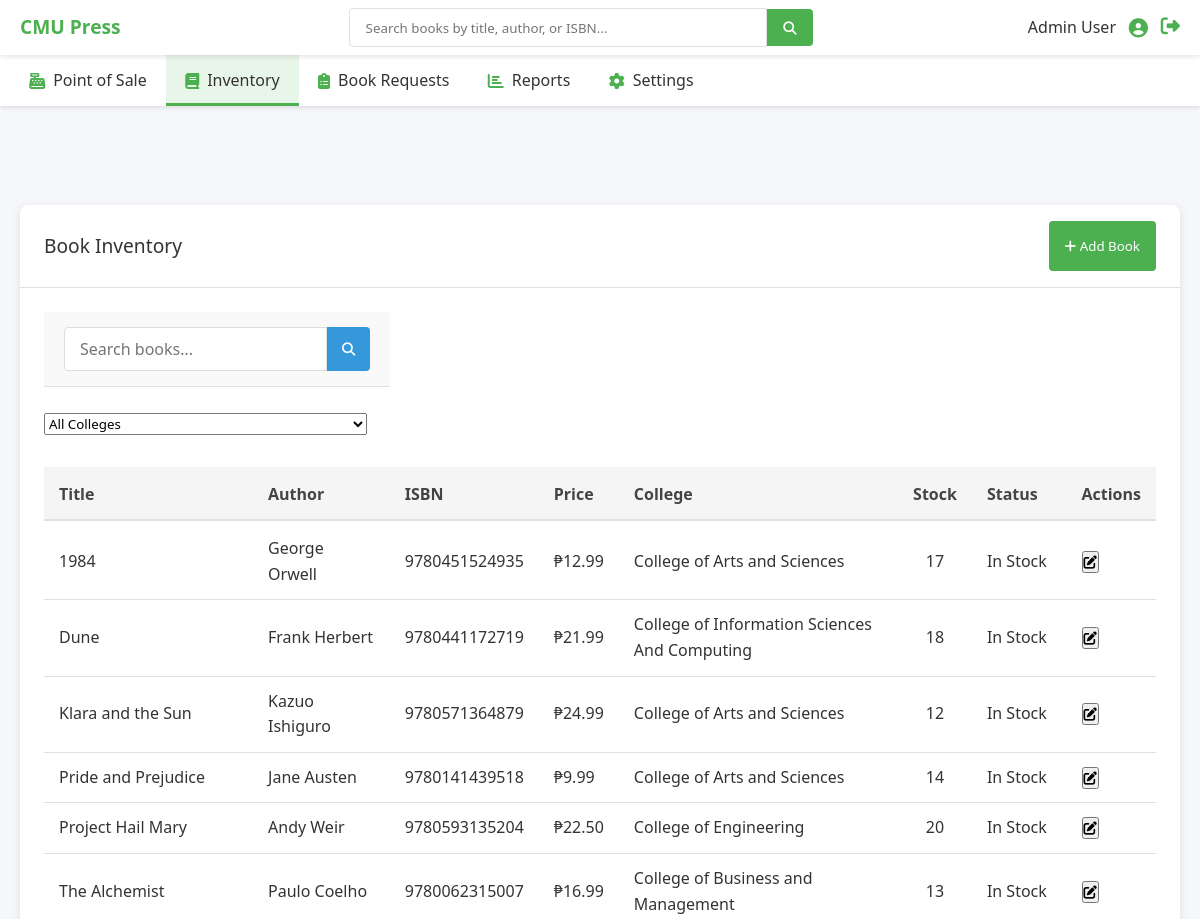
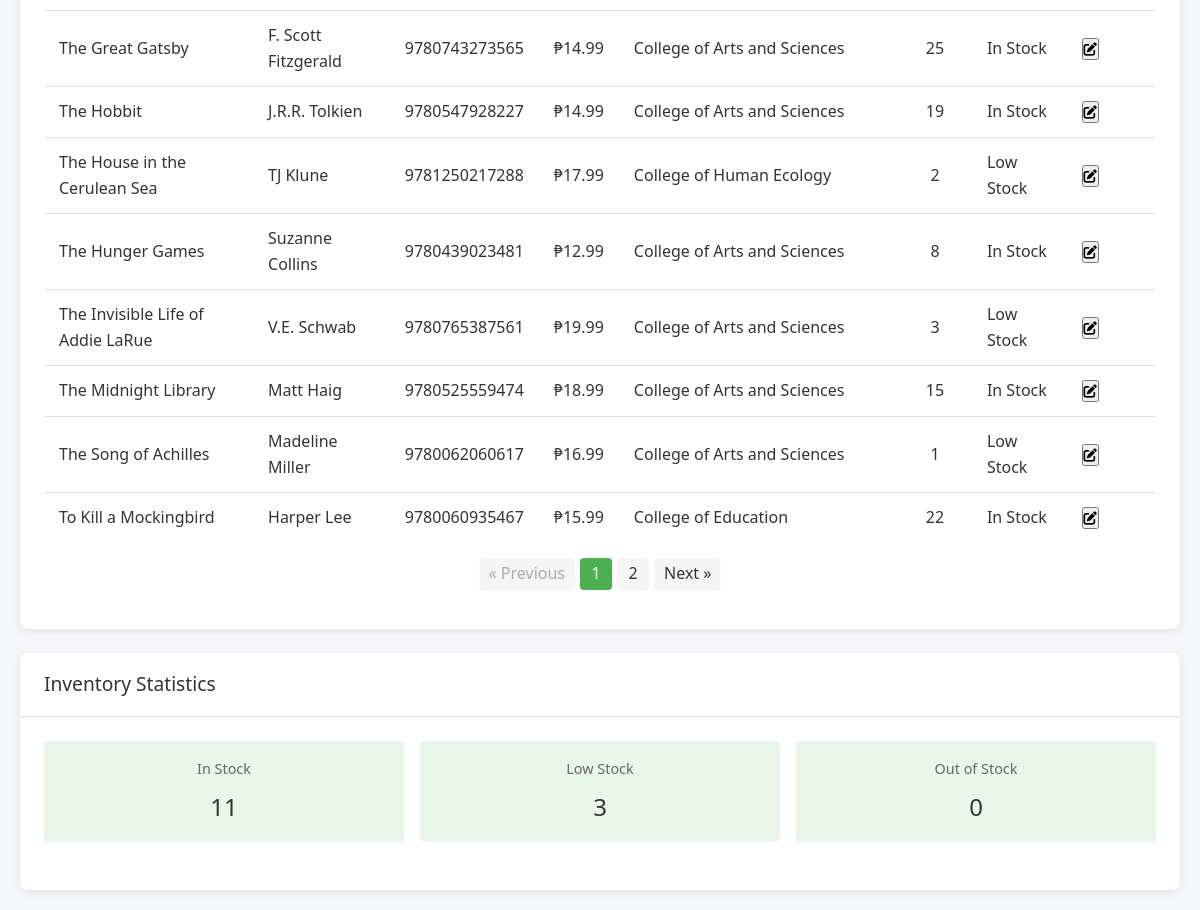
The app's page /index.php?tab=inventory (signed in), older data (2 pictures, top to bottom).
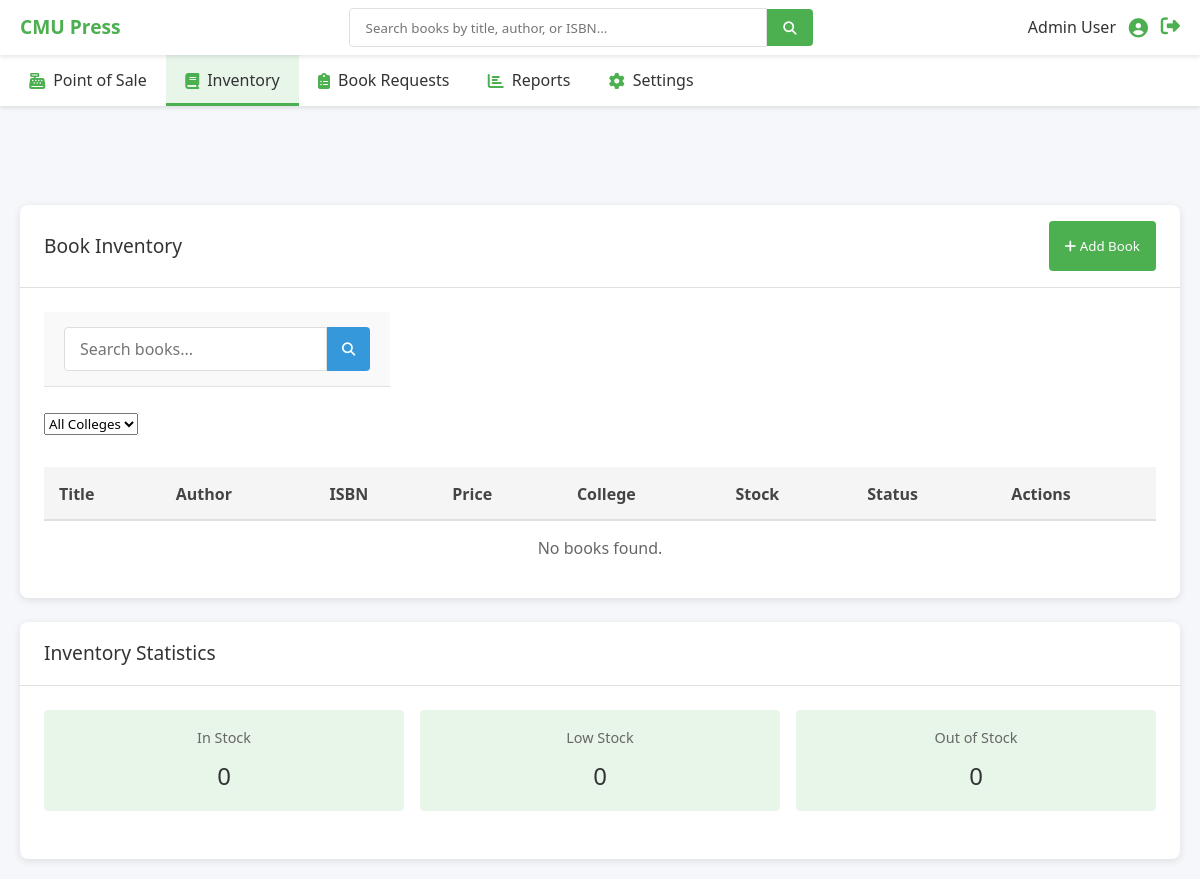
The same page, newer data.
### tables this page shows
CREATE TABLE `books` (
  `book_id` int(11) NOT NULL AUTO_INCREMENT,
  `title` varchar(255) NOT NULL,
  `author` varchar(255) NOT NULL,
  `isbn` varchar(20) DEFAULT NULL,
  `price` decimal(10,2) NOT NULL,
  `stock_qty` int(11) NOT NULL DEFAULT 0,
  `low_stock_threshold` int(11) DEFAULT 5,
  `college` varchar(100) DEFAULT NULL,
  `created_at` timestamp NOT NULL DEFAULT current_timestamp(),
  `updated_at` timestamp NOT NULL DEFAULT current_timestamp() ON UPDATE current_timestamp(),
  PRIMARY KEY (`book_id`),
  UNIQUE KEY `isbn` (`isbn`),
  KEY `idx_book_title` (`title`),
  KEY `idx_book_author` (`author`),
  KEY `idx_book_college` (`college`)
);

### models/Book.php (called while the page is built, shortened)
<?php
class Book {
    private $conn;
    private $table_name = "books";
    public function __construct($db) {
        $this->conn = $db;
    }
    public function getAll() {
        $query = "SELECT * FROM " . $this->table_name . " ORDER BY title ASC";
        $stmt = $this->conn->prepare($query);
        $stmt->execute();
        return $stmt;
    }
    public function count() {
        $query = "SELECT COUNT(*) as total_count FROM " . $this->table_name;
        $stmt = $this->conn->prepare($query);
        $stmt->execute();
        $row = $stmt->fetch(PDO::FETCH_ASSOC);
        return $row['total_count'];
    }
}
?>

### pages/inventory.php (the view, shortened to what this page needs)
<?php
$database = new Database();
$db = $database->getConnection();
$book = new Book($db);
$search = isset($_GET['search']) ? sanitizeInput($_GET['search']) : '';
$collegeFilter = isset($_GET['college']) ? sanitizeInput($_GET['college']) : '';
$page = isset($_GET['page']) ? (int)$_GET['page'] : 1;
$itemsPerPage = 10;
$totalItems = $book->count();
if (!empty($search)) {
    $stmt = $book->search($search);
} else if (!empty($collegeFilter)) {
    $stmt = $book->getByCollege($collegeFilter);
} else {
    $stmt = $book->getAll();
}
$books = [];
while ($row = $stmt->fetch(PDO::FETCH_ASSOC)) {
    $books[] = $row;
}
$inStock = 0;
$lowStock = 0;
$outOfStock = 0;
foreach ($books as $book) {
    if ($book['stock_qty'] == 0) {
        $outOfStock++;
    } else if ($book['stock_qty'] <= $book['low_stock_threshold']) {
        $lowStock++;
    } else {
        $inStock++;
    }
}
?>
<section id="inventory" class="tab-content active">
    <div class="container">
        <div class="left-column">
            <div class="card">
                <div class="card-header">
                    <h2>Book Inventory</h2>
                    <div class="header-actions">
                        <button id="add-book-btn" class="btn-primary">
                            <i class="fas fa-plus"></i> Add Book
                        </button>
                    </div>
                </div>
                <div class="card-body">
                    <div class="search-bar">
                        <form action="" method="get">
                            <div class="search-inventory">
                                <input type="text" name="search" placeholder="Search books..." value="<?php echo $search; ?>">
                                <button type="submit"><i class="fas fa-search"></i></button>
                            </div>
                            <div class="filter-group">
                                <select name="college" id="college-filter" onchange="this.form.submit()">
                                    <option value="">All Colleges</option>
                                </select>
                            </div>
                        </form>
                    </div>
                    <div class="inventory-table-wrapper">
                        <table class="inventory-table">
                            <thead>
                                <tr>
                                    <th>Title</th>
                                    <th>Author</th>
                                    <th>ISBN</th>
                                    <th>Price</th>
                                    <th>College</th>
                                    <th>Stock</th>
                                    <th>Status</th>
                                    <th>Actions</th>
                                </tr>
                            </thead>
                            <tbody>
                                <?php if (empty($books)): ?>
                                    <tr>
                                        <td colspan="8" class="no-data">No books found.</td>
                                    </tr>
                                <?php else: ?>
                                    <?php foreach ($books as $book): ?>
                                        <tr data-id="<?php echo $book['book_id']; ?>" data-stock="<?php echo $book['stock_qty']; ?>" data-threshold="<?php echo $book['low_stock_threshold']; ?>">
                                            <td><?php echo htmlspecialchars($book['title']); ?></td>
                                            <td><?php echo htmlspecialchars($book['author']); ?></td>
                                            <td><?php echo $book['isbn'] ? htmlspecialchars($book['isbn']) : '-'; ?></td>
                                            <td><?php echo formatMoney($book['price']); ?></td>
                                            <td><?php echo !empty($book['college']) ? htmlspecialchars($book['college']) : '-'; ?></td>
                                            <td><?php echo $book['stock_qty']; ?></td>
                                            <td><?php echo getInventoryStatusBadge($book['stock_qty'], $book['low_stock_threshold']); ?></td>
                                            <td class="actions">
                                                <button class="edit-book-btn" data-id="<?php echo $book['book_id']; ?>" title="Edit">
                                                    <i class="fas fa-edit"></i>
                                                </button>
                                            </td>
                                        </tr>
                                    <?php endforeach; ?>
                                <?php endif; ?>
                            </tbody>
                        </table>
                    </div>
                    <?php if (!empty($search) || !empty($collegeFilter)): ?>
                    <?php else: ?>
                        <div class="pagination-container">
                            <?php echo getPagination($totalItems, $page, $itemsPerPage, 'index.php?tab=inventory&page=%d'); ?>
                        </div>
                    <?php endif; ?>
                </div>
            </div>
        </div>
        <div class="right-column">
            <div class="card">
                <div class="card-header">
                    <h2>Inventory Statistics</h2>
                </div>
                <div class="card-body">
                    <div class="inventory-stats">
                        <div class="stat-box">
                            <span class="stat-label">In Stock</span>
                            <span class="stat-value"><?php echo $inStock; ?></span>
                        </div>
                        <div class="stat-box">
                            <span class="stat-label">Low Stock</span>
                            <span class="stat-value"><?php echo $lowStock; ?></span>
                        </div>
                        <div class="stat-box">
                            <span class="stat-label">Out of Stock</span>
                            <span class="stat-value"><?php echo $outOfStock; ?></span>
                        </div>
                    </div>
                </div>
            </div>
        </div>
    </div>
</section>

### includes/header.php (shortened to what this page needs)
<?php
require_once 'includes/functions.php';
$isLoggedIn = isset($_SESSION['user_id']);
$userName = $isLoggedIn ? $_SESSION['name'] : '';
$currentPage = basename($_SERVER['PHP_SELF']);
$activeTab = isset($_GET['tab']) ? $_GET['tab'] : 'pos';
?>
<!DOCTYPE html>
<html lang="en">
<head>
    <link rel="stylesheet" href="assets/css/main.css">
    <link rel="stylesheet" href="https://cdnjs.cloudflare.com/ajax/libs/font-awesome/6.4.0/css/all.min.css">
</head>
<body>
    <?php if ($isLoggedIn && $currentPage !== 'login.php' && $currentPage !== 'install.php'): ?>
    <header>
        <div class="logo">
            <span class="logo-text">CMU Press</span>
        </div>
        <div class="search-container">
            <input type="text" id="search-input" placeholder="Search books by title, author, or ISBN...">
            <button id="search-button"><i class="fas fa-search"></i></button>
        </div>
        <div class="user-info">
            <span class="user-name"><?php echo $userName; ?></span>
            <i class="fas fa-user-circle"></i>
            <a href="logout.php" title="Logout"><i class="fas fa-sign-out-alt logout-icon"></i></a>
        </div>
    </header>
    <nav>
        <ul>
            <li class="<?php echo $activeTab === 'pos' ? 'active' : ''; ?>">
                <a href="index.php?tab=pos"><i class="fas fa-cash-register"></i> Point of Sale</a>
            </li>
            <li class="<?php echo $activeTab === 'inventory' ? 'active' : ''; ?>">
                <a href="index.php?tab=inventory"><i class="fas fa-book"></i> Inventory</a>
            </li>
            <li class="<?php echo $activeTab === 'book_requests' ? 'active' : ''; ?>">
                <a href="index.php?tab=book_requests"><i class="fas fa-clipboard-list"></i> Book Requests</a>
            </li>
            <li class="<?php echo $activeTab === 'reports' ? 'active' : ''; ?>">
                <a href="index.php?tab=reports"><i class="fas fa-chart-bar"></i> Reports</a>
            </li>
            <li class="<?php echo $activeTab === 'settings' ? 'active' : ''; ?>">
                <a href="index.php?tab=settings"><i class="fas fa-cog"></i> Settings</a>
            </li>
        </ul>
    </nav>
    <?php endif; ?>

### index.php (shortened to what this page needs)
<?php
require_once 'includes/functions.php';
include_once 'includes/header.php';
$database = new Database();
$db = $database->getConnection();
echo '<main>';
switch ($activeTab) {
    case 'inventory':
        require_once 'models/Book.php';
        include_once 'pages/inventory.php';
        break;
}
echo '</main>';
include_once 'includes/footer.php';
?>

### includes/functions.php (shortened to what this page needs)
<?php
function formatMoney($amount) {
    return '₱' . number_format($amount, 2);
}
function getInventoryStatus($quantity, $threshold) {
    if ($quantity <= 0) {
        return 'out_of_stock';
    } else if ($quantity <= $threshold) {
        return 'low_stock';
    } else {
        return 'in_stock';
    }
}
function getInventoryStatusBadge($quantity, $threshold) {
    $status = getInventoryStatus($quantity, $threshold);
    $class = '';
    $label = '';
    switch ($status) {
        case 'in_stock':
            $class = 'success';
            $label = 'In Stock';
            break;
        case 'low_stock':
            $class = 'warning';
            $label = 'Low Stock';
            break;
    }
    return '<span class="inventory-status ' . $class . '">' . $label . '</span>';
}
function getPagination($totalItems, $currentPage, $itemsPerPage, $url) {
    $totalPages = ceil($totalItems / $itemsPerPage);
    if ($totalPages <= 1) {
        return '';
    }
    $html = '<div class="pagination">';
    if ($currentPage > 1) {
        $html .= '<a href="' . sprintf($url, $currentPage - 1) . '" class="page-prev">&laquo; Previous</a>';
    } else {
        $html .= '<span class="page-prev disabled">&laquo; Previous</span>';
    }
    $startPage = max(1, $currentPage - 2);
    $endPage = min($totalPages, $currentPage + 2);
    for ($i = $startPage; $i <= $endPage; $i++) {
        if ($i === $currentPage) {
            $html .= '<span class="page-num active">' . $i . '</span>';
        } else {
            $html .= '<a href="' . sprintf($url, $i) . '" class="page-num">' . $i . '</a>';
        }
    }
    if ($currentPage < $totalPages) {
        $html .= '<a href="' . sprintf($url, $currentPage + 1) . '" class="page-next">Next &raquo;</a>';
    } else {
        $html .= '<span class="page-next disabled">Next &raquo;</span>';
    }
    $html .= '</div>';
    return $html;
}
?>

### includes/footer.php (shortened to what this page needs)
</body>
</html>

Row changes from the older to the newer data that the page shows:
removed books: title "1984", author "George Orwell", isbn "9780451524935", price "₱12.99", college "College of Arts and Sciences", stock_qty "17", label "In Stock"
removed books: title "Dune", author "Frank Herbert", isbn "9780441172719", price "₱21.99", college "College of Information Sciences And Computing", stock_qty "18", label "In Stock"
removed books: title "Klara and the Sun", author "Kazuo Ishiguro", isbn "9780571364879", price "₱24.99", college "College of Arts and Sciences", stock_qty "12", label "In Stock"
removed books: title "Pride and Prejudice", author "Jane Austen", isbn "9780141439518", price "₱9.99", college "College of Arts and Sciences", stock_qty "14", label "In Stock"
removed books: title "Project Hail Mary", author "Andy Weir", isbn "9780593135204", price "₱22.50", college "College of Engineering", stock_qty "20", label "In Stock"
removed books: title "The Alchemist", author "Paulo Coelho", isbn "9780062315007", price "₱16.99", college "College of Business and Management", stock_qty "13", label "In Stock"
removed books: title "The Great Gatsby", author "F. Scott Fitzgerald", isbn "9780743273565", price "₱14.99", college "College of Arts and Sciences", stock_qty "25", label "In Stock"
removed books: title "The Hobbit", author "J.R.R. Tolkien", isbn "9780547928227", price "₱14.99", college "College of Arts and Sciences", stock_qty "19", label "In Stock"
removed books: title "The House in the Cerulean Sea", author "TJ Klune", isbn "9781250217288", price "₱17.99", college "College of Human Ecology", stock_qty "2", label "Low Stock"
removed books: title "The Hunger Games", author "Suzanne Collins", isbn "9780439023481", price "₱12.99", college "College of Arts and Sciences", stock_qty "8", label "In Stock"
removed books: title "The Invisible Life of Addie LaRue", author "V.E. Schwab", isbn "9780765387561", price "₱19.99", college "College of Arts and Sciences", stock_qty "3", label "Low Stock"
removed books: title "The Midnight Library", author "Matt Haig", isbn "9780525559474", price "₱18.99", college "College of Arts and Sciences", stock_qty "15", label "In Stock"
removed books: title "The Song of Achilles", author "Madeline Miller", isbn "9780062060617", price "₱16.99", college "College of Arts and Sciences", stock_qty "1", label "Low Stock"
removed books: title "To Kill a Mockingbird", author "Harper Lee", isbn "9780060935467", price "₱15.99", college "College of Education", stock_qty "22", label "In Stock"
Text that changed along with them:
$inStock: "11" → "0"
$lowStock: "3" → "0"
text no longer shown: "« Previous Next »"
text now shown: "No books found."
list line gone: "1"
list line gone: "2"
